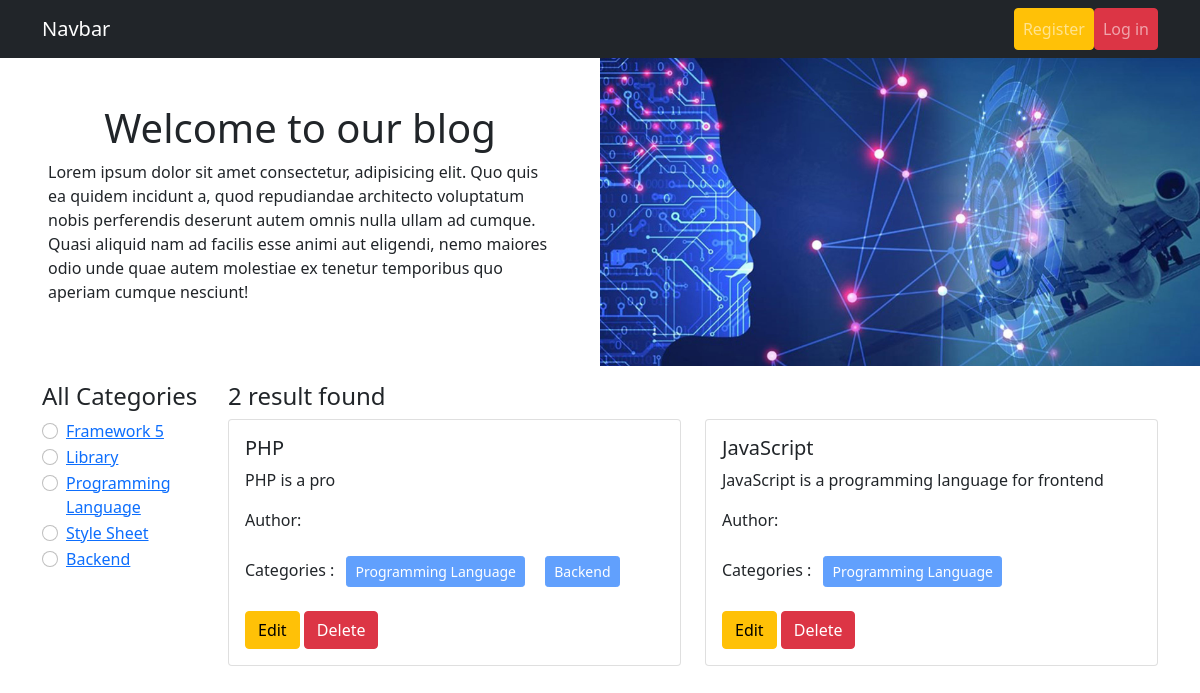
Page /category/programming-language/ on the committed database.
### categories/models.py (models this page shows, shortened)
class Category(models.Model):
    name = models.CharField(max_length=100)
    slug = models.SlugField(max_length=100, unique=True, null=True, blank=True)

### posts/models.py (models this page shows, shortened)
class Post(models.Model):
    title = models.CharField(max_length=55)
    content = models.TextField()
    category = models.ManyToManyField(Category)
    author = models.ForeignKey(User, on_delete=models.CASCADE)

### blog/views.py (the view)
# urls.py: 2. Add a URL to urlpatterns:  path('', views.home, name='home')
def home(request, category_slug = None):
    posts = Post.objects.all()
    if category_slug is not None:
        category = Category.objects.get(slug = category_slug)
        posts = Post.objects.filter(category=category)
    categories = Category.objects.all()
    return render(request, 'home.html', {'posts':posts, 'categories':categories})

### templates/home.html
{% extends "base.html" %}
{% load static %}
{% block content %}
<div class="d-flex flex-wrap">
  <div class="col-6 d-flex flex-column align-items-center justify-content-center px-5">
    <h1>Welcome to our blog</h1>
    <p>Lorem ipsum dolor sit amet consectetur, adipisicing elit. Quo quis ea quidem incidunt a, quod repudiandae architecto voluptatum nobis perferendis deserunt autem omnis nulla ullam ad cumque. Quasi aliquid nam ad facilis esse animi aut eligendi, nemo maiores odio unde quae autem molestiae ex tenetur temporibus quo aperiam cumque nesciunt!</p>
  </div>
  <div class="col-6">
    <img class="img-fluid" src="{% static "blog-banner.jpg" %}" alt="">
  </div>
</div>
<div class="container py-3">
  <div class="d-flex flex-wrap">
    <div class="col-2">
      <h4>All Categories</h4>
      {% for category in  categories%}
      <div class="form-check">
        <input class="form-check-input" type="radio" name="category" id="{{category.id}}">
        <label class="form-check-label" for="{{category.id}}">
          <a href="{% url 'category_wise_post' category.slug %}">{{category.name}}</a>
        </label>
      </div>
      {% endfor %}
    </div>
    <div class="col-10">
      <h4> {{posts|length}} result found</h4>
        <div class="row">
          {% for post in posts %}
          <div class="col-sm-6">
            <div class="card">
              <div class="card-body">
                <h5 class="card-title">{{post.title}}</h5>
                <p class="card-text">{{post.content}}</p>
                <p>Author: {{post.author.name}}</p>
                <p>Categories :
                  {% for i in post.category.all %}
                  <button class="btn btn-primary btn-sm m-2" disabled>{{i.name}}</button>
                  {% endfor %}
                </p>
                <a href="{% url 'edit_post' post.id%}" class="btn btn-warning">Edit</a>
                <a href="{% url 'delete_post' post.id%}" class="btn btn-danger">Delete</a>
              </div>
            </div>
          </div>
          {% endfor %}
      </div>
    </div>
  </div>
</div>
{% endblock content %}

### rows in the picture
Category: name "Framework 5"
Category: name "Library"
Category: name "Programming Language"
Category: name "Style Sheet"
Category: name "Backend"
Post: title "PHP", content "PHP is a pro"
Post: title "JavaScript", content "JavaScript is a programming language for frontend"

### other values in the picture
{{ posts|length }} "2"
